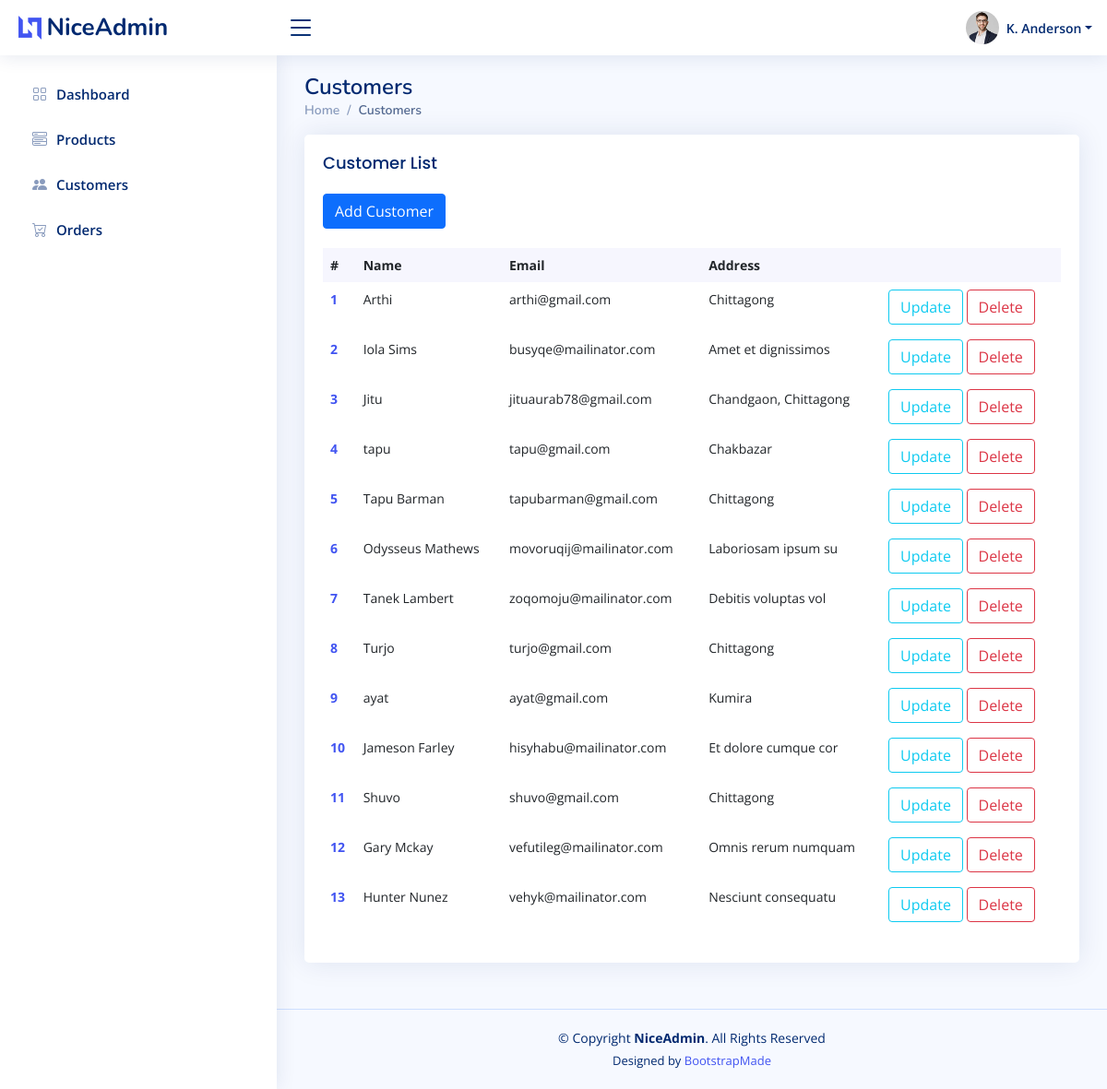
The page /admin/customers.php on the database as committed earlier.
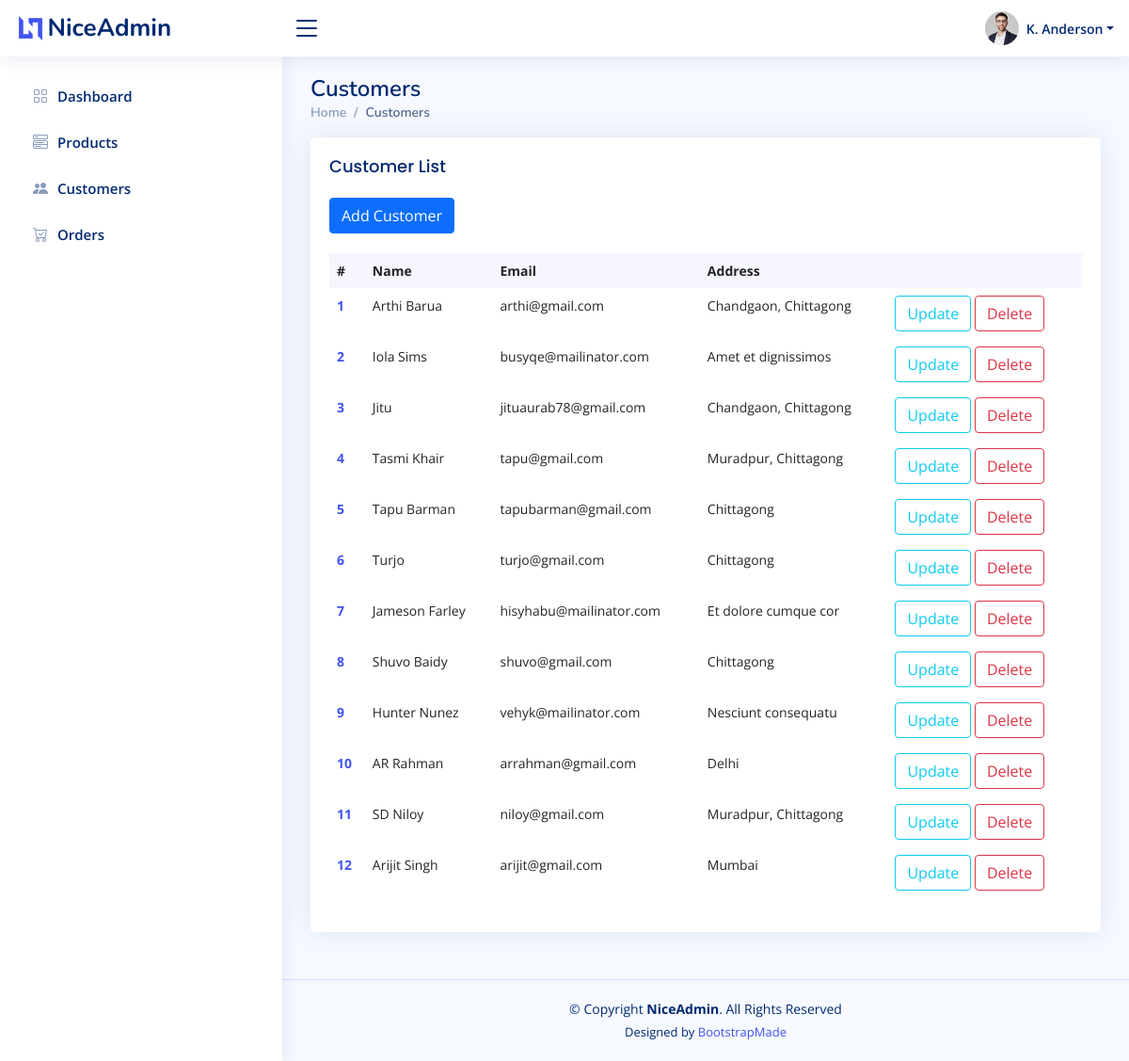
The same page on the database as committed later.
### tables this page shows
CREATE TABLE `customer` (
  `customerID` int(11) NOT NULL,
  `Email` varchar(50) NOT NULL,
  `Name` varchar(50) NOT NULL,
  `Address` varchar(100) NOT NULL,
  `Country` varchar(50) NOT NULL,
  `Passwords` varchar(200) NOT NULL,
  `Dates` date NOT NULL
);

### admin/customers.php (the view, shortened to what this page needs)
<?php include('MenuXFooter/menu.php') ?>
<main id="main" class="main">
    <div class="pagetitle">
      <h1>Customers</h1>
      <nav>
        <ol class="breadcrumb">
          <li class="breadcrumb-item"><a href="<?php echo SITEURL;?>">Home</a></li>
          <li class="breadcrumb-item active">Customers</li>
        </ol>
      </nav>
    </div>
    <section class="section dashboard">
      <div class="row">
        <div class="col-lg-12">
          <div class="row">
            <div class="col-12">
              <div class="card recent-sales overflow-auto">
                <div class="card-body">
                    <h5 class="card-title">Customer List</h5>
                    <a href="<?php echo SITEURL;?>/addCustomer.php" class="btn btn-primary">Add Customer</a>
                    <br>
                    <br>
                  <table class="table table-borderless datatable">
                    <thead>
                      <tr>
                        <th scope="col">#</th>
                        <th scope="col">Name</th>
                        <th scope="col">Email</th>
                        <th scope="col">Address</th>
                        <th scope="col"></th>
                      </tr>
                    </thead>
                    <tbody>
                        <?php
                            $cSql = "SELECT * FROM `customer`";
                            $cRes = mysqli_query($conn,$cSql);
                            $cn=1;
                            while($cRow=mysqli_fetch_assoc($cRes)){
                                    $id = $cRow['customerID'];
                                    $email = $cRow['Email'];
                                    $name = $cRow['Name'];
                                    $add = $cRow['Address'];
                                ?>
                                <tr>
                                    <th scope="row"><a href="#"><?php echo $cn++;?></a></th>
                                    <td><?php echo $name;?></td>
                                    <td><?php echo $email;?></td>
                                    <td><?php echo $add;?></td>
                                    <td>
                                        <a href="<?php echo SITEURL;?>/updateCustomer.php?cid=<?php echo $id;?>" class="btn btn-outline-info">Update</a>
                                        <a href="<?php echo SITEURL;?>/deleteCustomer.php?cid=<?php echo $id;?>" class="btn btn-outline-danger">Delete</a>
                                    </td>
                                </tr>
                                <?php
                            }
                        ?>
                    </tbody>
                  </table>
                </div>
              </div>
            </div>
          </div>
        </div>
      </div>
    </section>
</main>
<?php include('MenuXFooter/footer.php') ?>

### admin/MenuXFooter/menu.php (shortened to what this page needs)
<!DOCTYPE html>
<html lang="en">
<head>
  <link href="assets/vendor/bootstrap/css/bootstrap.min.css" rel="stylesheet">
  <link href="assets/vendor/bootstrap-icons/bootstrap-icons.css" rel="stylesheet">
  <link href="assets/vendor/boxicons/css/boxicons.min.css" rel="stylesheet">
  <link href="assets/vendor/quill/quill.snow.css" rel="stylesheet">
  <link href="assets/vendor/quill/quill.bubble.css" rel="stylesheet">
  <link href="assets/vendor/remixicon/remixicon.css" rel="stylesheet">
  <link href="assets/vendor/simple-datatables/style.css" rel="stylesheet">
  <link href="assets/css/style.css" rel="stylesheet">
</head>
<body>
  <header id="header" class="header fixed-top d-flex align-items-center">
    <div class="d-flex align-items-center justify-content-between">
      <a href="<?php echo SITEURL;?>" class="logo d-flex align-items-center">
        <img src="assets/img/logo.png" alt="">
        <span class="d-none d-lg-block">NiceAdmin</span>
      </a>
      <i class="bi bi-list toggle-sidebar-btn"></i>
    </div>
    <nav class="header-nav ms-auto">
      <ul class="d-flex align-items-center">
        <li class="nav-item dropdown pe-3">
          <a class="nav-link nav-profile d-flex align-items-center pe-0" href="#" data-bs-toggle="dropdown">
            <img src="assets/img/profile-img.jpg" alt="Profile" class="rounded-circle">
            <span class="d-none d-md-block dropdown-toggle ps-2">K. Anderson</span>
          </a>
        </li>
      </ul>
    </nav>
  </header>
  <aside id="sidebar" class="sidebar">
    <ul class="sidebar-nav" id="sidebar-nav">
      <li class="nav-item">
        <a class="nav-link collapsed" href="<?php echo SITEURL;?>">
          <i class="bi bi-grid"></i>
          <span>Dashboard</span>
        </a>
      </li>
      <li class="nav-item">
        <a class="nav-link collapsed" href="<?php echo SITEURL;?>/products.php">
          <i class="bi bi-menu-button-wide"></i><span>Products</span>
        </a>
      </li>
      <li class="nav-item">
        <a class="nav-link collapsed" href="<?php echo SITEURL;?>/customers.php">
          <i class="bi bi-people-fill"></i><span>Customers</span>
        </a>
      </li>
      <li class="nav-item">
        <a class="nav-link collapsed" href="<?php echo SITEURL;?>/orders.php">
          <i class="bi bi-cart-check"></i><span>Orders</span>
        </a>
      </li>
    </ul>
  </aside>

### admin/MenuXFooter/footer.php (shortened to what this page needs)
<footer id="footer" class="footer">
    <div class="copyright">
      &copy; Copyright <strong><span>NiceAdmin</span></strong>. All Rights Reserved
    </div>
    <div class="credits">
      Designed by <a href="https://bootstrapmade.com/">BootstrapMade</a>
    </div>
  </footer>
</body>
</html>

### admin/assets/css/style.css (style rules this page uses)
:root { scroll-behavior: smooth; }
body { font-family: "Open Sans", sans-serif; background: #f6f9ff; color: #444444; }
a { color: #4154f1; text-decoration: none; }
h1, h2, h3, h4, h5, h6 { font-family: "Nunito", sans-serif; }
#main { margin-top: 60px; padding: 20px 30px; transition: all 0.3s; }
.pagetitle { margin-bottom: 10px; }
.pagetitle h1 { font-size: 24px; margin-bottom: 0; font-weight: 600; color: #012970; }
.card { margin-bottom: 30px; border: none; border-radius: 5px; box-shadow: 0px 0 30px rgba(1, 41, 112, 0.1); }
.card-title { padding: 20px 0 15px 0; font-size: 18px; font-weight: 500; color: #012970; font-family: "Poppins", sans-serif; }
.card-body { padding: 0 20px 20px 20px; }
.breadcrumb { font-size: 14px; font-family: "Nunito", sans-serif; color: #899bbd; font-weight: 600; }
.breadcrumb a { color: #899bbd; transition: 0.3s; }
.breadcrumb .breadcrumb-item::before { color: #899bbd; }
.breadcrumb .active { color: #51678f; font-weight: 600; }
.logo { line-height: 1; }
@media (min-width: 1200px) { .logo { width: 280px; } }
.logo img { max-height: 26px; margin-right: 6px; }
.logo span { font-size: 26px; font-weight: 700; color: #012970; font-family: "Nunito", sans-serif; }
.header { transition: all 0.5s; z-index: 997; height: 60px; box-shadow: 0px 2px 20px rgba(1, 41, 112, 0.1); background-color: #fff; padding-left: 20px; }
.header .toggle-sidebar-btn { font-size: 32px; padding-left: 10px; cursor: pointer; color: #012970; }
.header-nav ul { list-style: none; }
.header-nav > ul { margin: 0; padding: 0; }
.header-nav .nav-profile { color: #012970; }
.header-nav .nav-profile img { max-height: 36px; }
.header-nav .nav-profile span { font-size: 14px; font-weight: 600; }
.sidebar { position: fixed; top: 60px; left: 0; bottom: 0; width: 300px; z-index: 996; transition: all 0.3s; padding: 20px; overflow-y: auto; scrollbar-width: thin; scrollbar-color: #aab7cf transparent; box-shadow: 0px 0px 20px rgba(1, 41, 112, 0.1); background-color: #fff; }
@media (min-width: 1200px) { #main, #footer { margin-left: 300px; } }
.sidebar-nav { padding: 0; margin: 0; list-style: none; }
.sidebar-nav li { padding: 0; margin: 0; list-style: none; }
.sidebar-nav .nav-item { margin-bottom: 5px; }
.sidebar-nav .nav-link { display: flex; align-items: center; font-size: 15px; font-weight: 600; color: #4154f1; transition: 0.3; background: #f6f9ff; padding: 10px 15px; border-radius: 4px; }
.sidebar-nav .nav-link i { font-size: 16px; margin-right: 10px; color: #4154f1; }
.sidebar-nav .nav-link.collapsed { color: #012970; background: #fff; }
.sidebar-nav .nav-link.collapsed i { color: #899bbd; }
.dashboard .recent-sales { font-size: 14px; }
.dashboard .recent-sales .table thead { background: #f6f6fe; }
.dashboard .recent-sales .table thead th { border: 0; }
.footer { padding: 20px 0; font-size: 14px; transition: all 0.3s; border-top: 1px solid #cddfff; }
.footer .copyright { text-align: center; color: #012970; }
.footer .credits { padding-top: 5px; text-align: center; font-size: 13px; color: #012970; }

Rows that differ between the two databases and show on the page:
removed customer: Name "Odysseus Mathews", Email "movoruqij@mailinator.com", Address "Laboriosam ipsum su"
removed customer: Name "Tanek Lambert", Email "zoqomoju@mailinator.com", Address "Debitis voluptas vol"
removed customer: Name "ayat", Email "ayat@gmail.com", Address "Kumira"
removed customer: Name "Gary Mckay", Email "vefutileg@mailinator.com", Address "Omnis rerum numquam"
changed customer "arthi@gmail.com": Name "Arthi" → "Arthi Barua"; Address "Chittagong" → "Chandgaon, Chittagong"
changed customer "tapu@gmail.com": Name "tapu" → "Tasmi Khair"; Address "Chakbazar" → "Muradpur, Chittagong"
changed customer "shuvo@gmail.com": Name "Shuvo" → "Shuvo Baidy"
added customer: Name "AR Rahman", Email "arrahman@gmail.com", Address "Delhi"
added customer: Name "SD Niloy", Email "niloy@gmail.com", Address "Muradpur, Chittagong"
added customer: Name "Arijit Singh", Email "arijit@gmail.com", Address "Mumbai"
